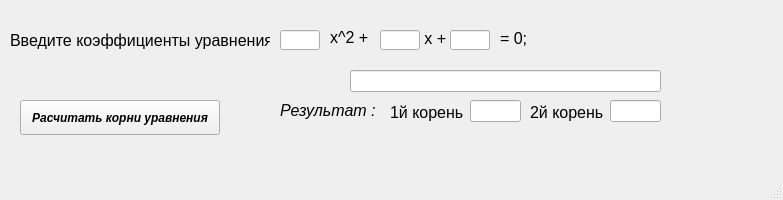
<?xml version="1.0" encoding="UTF-8"?>
<ui version="4.0">
 <class>MainWindow</class>
 <widget class="QMainWindow" name="MainWindow">
  <property name="geometry">
   <rect>
    <x>0</x>
    <y>0</y>
    <width>783</width>
    <height>200</height>
   </rect>
  </property>
  <property name="font">
   <font>
    <pointsize>9</pointsize>
   </font>
  </property>
  <property name="cursor">
   <cursorShape>PointingHandCursor</cursorShape>
  </property>
  <property name="windowTitle">
   <string>Корни квадратного уравнения</string>
  </property>
  <property name="windowIcon">
   <iconset theme="accessories-calculator"/>
  </property>
  <widget class="QWidget" name="centralwidget">
   <widget class="QPushButton" name="pushButton">
    <property name="geometry">
     <rect>
      <x>20</x>
      <y>100</y>
      <width>200</width>
      <height>35</height>
     </rect>
    </property>
    <property name="font">
     <font>
      <pointsize>9</pointsize>
      <italic>true</italic>
      <bold>true</bold>
     </font>
    </property>
    <property name="text">
     <string>Расчитать корни уравнения</string>
    </property>
   </widget>
   <widget class="QLineEdit" name="factor_a">
    <property name="geometry">
     <rect>
      <x>280</x>
      <y>30</y>
      <width>40</width>
      <height>20</height>
     </rect>
    </property>
    <property name="font">
     <font>
      <pointsize>12</pointsize>
      <italic>true</italic>
     </font>
    </property>
   </widget>
   <widget class="QLabel" name="label">
    <property name="geometry">
     <rect>
      <x>10</x>
      <y>30</y>
      <width>260</width>
      <height>20</height>
     </rect>
    </property>
    <property name="font">
     <font>
      <pointsize>12</pointsize>
     </font>
    </property>
    <property name="text">
     <string>Введите коэффициенты уравнения: </string>
    </property>
   </widget>
   <widget class="QLabel" name="label_3">
    <property name="geometry">
     <rect>
      <x>280</x>
      <y>100</y>
      <width>95</width>
      <height>20</height>
     </rect>
    </property>
    <property name="font">
     <font>
      <pointsize>12</pointsize>
      <italic>true</italic>
     </font>
    </property>
    <property name="text">
     <string>Результат :</string>
    </property>
   </widget>
   <widget class="QLineEdit" name="result_1">
    <property name="geometry">
     <rect>
      <x>470</x>
      <y>100</y>
      <width>51</width>
      <height>22</height>
     </rect>
    </property>
   </widget>
   <widget class="QLabel" name="label_4">
    <property name="geometry">
     <rect>
      <x>330</x>
      <y>30</y>
      <width>45</width>
      <height>15</height>
     </rect>
    </property>
    <property name="font">
     <font>
      <pointsize>12</pointsize>
     </font>
    </property>
    <property name="text">
     <string>x^2 +</string>
    </property>
   </widget>
   <widget class="QLineEdit" name="factor_b">
    <property name="geometry">
     <rect>
      <x>380</x>
      <y>30</y>
      <width>40</width>
      <height>20</height>
     </rect>
    </property>
    <property name="font">
     <font>
      <pointsize>12</pointsize>
      <italic>true</italic>
     </font>
    </property>
   </widget>
   <widget class="QLineEdit" name="factor_c">
    <property name="geometry">
     <rect>
      <x>450</x>
      <y>30</y>
      <width>40</width>
      <height>20</height>
     </rect>
    </property>
    <property name="font">
     <font>
      <pointsize>12</pointsize>
      <italic>true</italic>
     </font>
    </property>
   </widget>
   <widget class="QLabel" name="label_5">
    <property name="geometry">
     <rect>
      <x>420</x>
      <y>30</y>
      <width>31</width>
      <height>16</height>
     </rect>
    </property>
    <property name="font">
     <font>
      <pointsize>12</pointsize>
     </font>
    </property>
    <property name="text">
     <string> x +</string>
    </property>
   </widget>
   <widget class="QLabel" name="label_6">
    <property name="geometry">
     <rect>
      <x>500</x>
      <y>30</y>
      <width>49</width>
      <height>16</height>
     </rect>
    </property>
    <property name="font">
     <font>
      <pointsize>12</pointsize>
     </font>
    </property>
    <property name="text">
     <string>= 0;</string>
    </property>
   </widget>
   <widget class="QLabel" name="label_7">
    <property name="geometry">
     <rect>
      <x>530</x>
      <y>100</y>
      <width>77</width>
      <height>25</height>
     </rect>
    </property>
    <property name="font">
     <font>
      <pointsize>12</pointsize>
     </font>
    </property>
    <property name="text">
     <string>2й корень</string>
    </property>
   </widget>
   <widget class="QLabel" name="label_8">
    <property name="geometry">
     <rect>
      <x>390</x>
      <y>100</y>
      <width>77</width>
      <height>25</height>
     </rect>
    </property>
    <property name="font">
     <font>
      <pointsize>12</pointsize>
     </font>
    </property>
    <property name="text">
     <string>1й корень</string>
    </property>
   </widget>
   <widget class="QLineEdit" name="result_2">
    <property name="geometry">
     <rect>
      <x>610</x>
      <y>100</y>
      <width>51</width>
      <height>22</height>
     </rect>
    </property>
   </widget>
   <widget class="QLineEdit" name="message">
    <property name="geometry">
     <rect>
      <x>350</x>
      <y>70</y>
      <width>311</width>
      <height>22</height>
     </rect>
    </property>
   </widget>
  </widget>
  <widget class="QMenuBar" name="menubar">
   <property name="geometry">
    <rect>
     <x>0</x>
     <y>0</y>
     <width>783</width>
     <height>21</height>
    </rect>
   </property>
  </widget>
  <widget class="QStatusBar" name="statusbar"/>
 </widget>
 <resources/>
 <connections/>
</ui>
